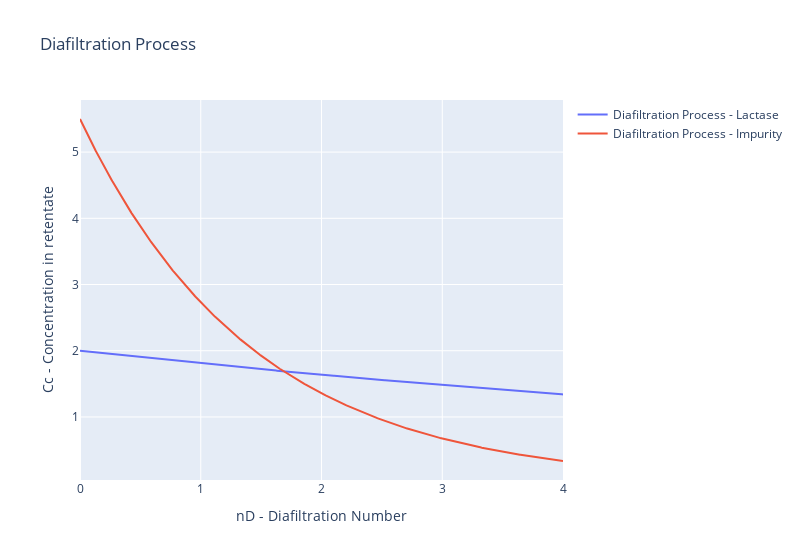

Write notebook code for a chart like this one.
### Code cell
# Código do grupo JP : Pedro Ribeiro 117367 e João Sousa 117368 MEB-IST 2025/26
import numpy as np
from scipy.integrate import solve_ivp
import matplotlib.pyplot as plt
import plotly.graph_objects as go

#Parameters
Vo = 250          #L
Qp = 100   #L/h         
sigma_a = [0.9,0.3]
t_end = 10        #h
Cc_0 = [2,5.5]


def ode_fcn (t, y, Qp, Vo, sigma_a):

    Cc = y[0]                             
    dCc_dt = (-Qp / Vo) * (1 - sigma_a) * Cc # Diafiltration Formula

    return [dCc_dt]


def sol_ode(Cc_0,Vo, Qp, sigma_a, t_end): #This is just a function, no ODE's are being solved

    #function to solve
    fun = lambda t, y: ode_fcn(t, y, Qp, Vo, sigma_a) 
    
    y0 = [Cc_0] 

    # time span
    t_span = (0, t_end) # array with two numbers, 0 and t_end
    t_eval = np.linspace(*t_span, 1000) #Array with 100 elements to build the ODE's, step by step
    
    #Solve the differential equation
    solution = solve_ivp(fun, t_span, y0, method='LSODA', t_eval=t_eval, rtol=1e-8, atol=1e-8) #tolerancias relativas 

    #Extract the solution
    t = solution.t
    Cc = solution.y[0]
    # nD = (Qp*t)/Vo
    nD = [(Qp*x)/Vo for x in t]  #matriz do valor do produto, neste caso a nD

    return t, Cc, nD 


fig1 = go.Figure()

# Lactase
t, Cc, nD = sol_ode(Cc_0[0], Vo, Qp, sigma_a[0], t_end)
fig1.add_trace(go.Scatter(x= nD , y= Cc, mode='lines', name=f'Diafiltration Process - Lactase'))

# Impureza
t, Cc, nD = sol_ode(Cc_0[1], Vo, Qp, sigma_a[1], t_end)
fig1.add_trace(go.Scatter(x= nD , y= Cc, mode='lines', name=f'Diafiltration Process - Impurity'))


fig1.update_layout(title="Diafiltration Process",
                   xaxis_title="nD - Diafiltration Number",
                   yaxis_title="Cc - Concentration in retentate",
                   width=800)
fig1.show()

### Figure 1 — Plotly figure (JSON) as saved in the notebook; plotly's stock layout.template omitted (floating-point values rounded to 4 significant figures; data arrays with more than 128 entries replaced by an {"elided": "..."} marker saying what was removed)
{"data": [{"mode": "lines", "name": "Diafiltration Process - Lactase", "type": "scatter", "x": {"elided": "1000 float values"}, "y": {"elided": "1000 float values"}}, {"mode": "lines", "name": "Diafiltration Process - Impurity", "type": "scatter", "x": {"elided": "1000 float values"}, "y": {"elided": "1000 float values"}}], "layout": {"title": {"text": "Diafiltration Process"}, "width": 800, "xaxis": {"title": {"text": "nD - Diafiltration Number"}}, "yaxis": {"title": {"text": "Cc - Concentration in retentate"}}}}
